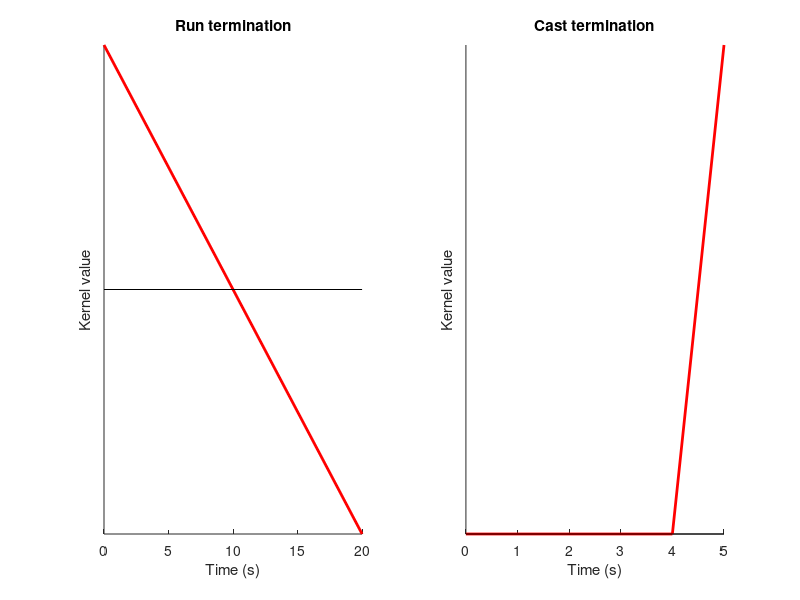

Write the MATLAB code that produced this figure. (Note: this script raises an error after producing the figure.)

subplot(1,2,1);
hold on;
plot([0,20],[1,-1],'-r','linewidth',2);
plot([0,20],[0,0],'-k');
set(gca,'YTick',[]);
xlabel('Time (s)'); ylabel('Kernel value');
title('Run termination');

subplot(1,2,2);
hold on;
plot([0,4,5],[0,0,10],'-r','linewidth',2);
plot([0,5],[0,0],'-k');
set(gca,'YTick',[]);
xlabel('Time (s)'); ylabel('Kernel value');
title('Cast termination');

set(gcf,'Position',[280 278 814 216]);

saveeps('D:\Dropbox\Uni\PhD\ReviewFigures\Misc\','Kernels');